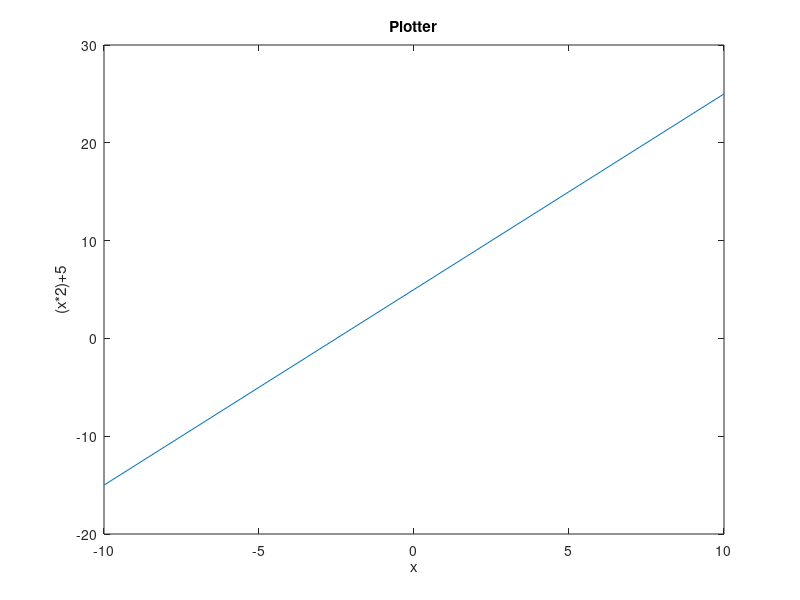

MATLAB code for this plot: (Note: this script raises an error after producing the figure.)
x=-10:1:10;
y=(x*2)+5;
plot(x,y);
xlabel("x");
ylabel("(x*2)+5");
title("Plotter");
union = [x;y];

csvwrite('output.csv', union);

z = csvread('output.csv');

salt = [];
for i = 2:2:length(z)*2
  salt(end+1) = z(i) + randi(10)
endfor

smooth = [];
windowValue = 3;
for i = 1:length(salt)
  result = 0;
  count = 0;
  if (i - windowValue <= 1)
    for j = 1:min(i + windowValue, length(salt))
      result += salt(j);
      count++;
    endfor
  else
    for j = max(i - windowValue, 1):min(i + windowValue, length(salt))
      result += salt(j);
      count++;
    endfor
  endif
  result /= count;
  smooth(end + 1) = result;
endfor
